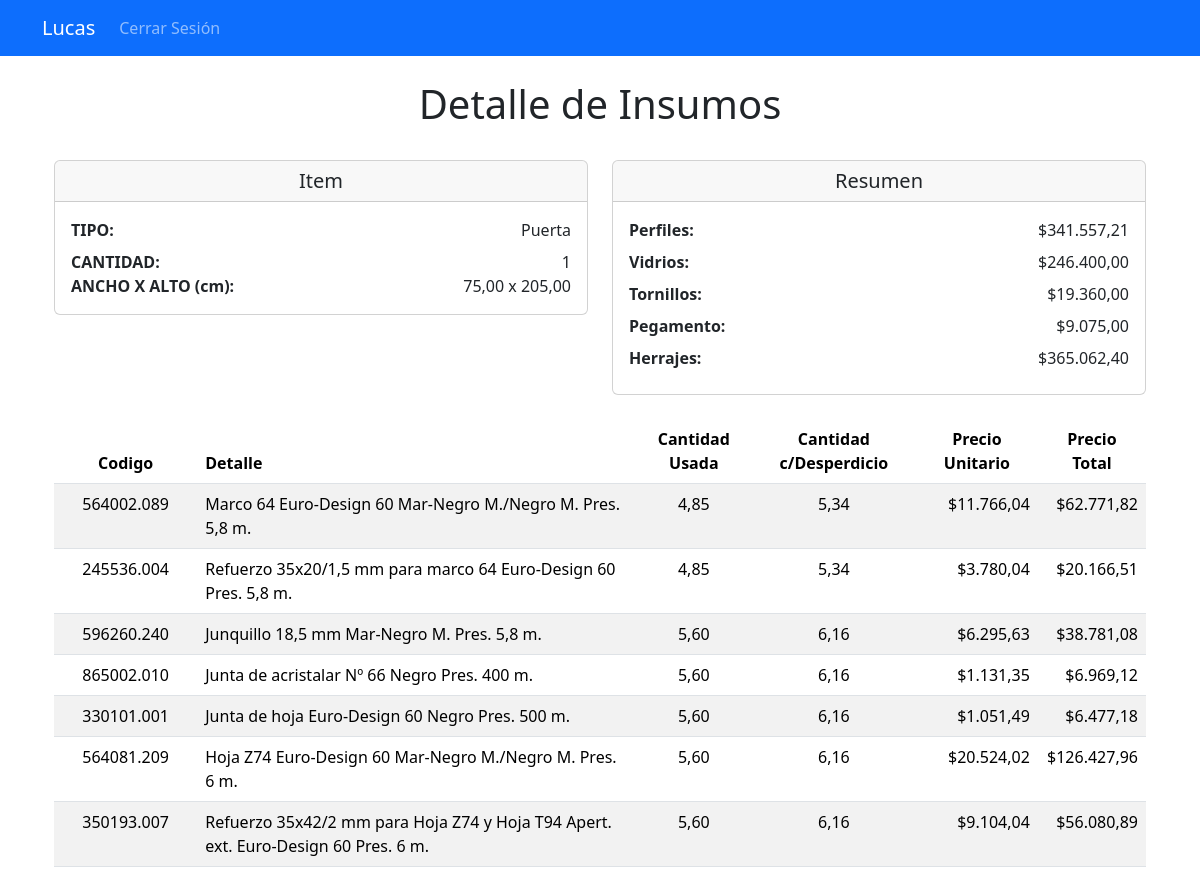
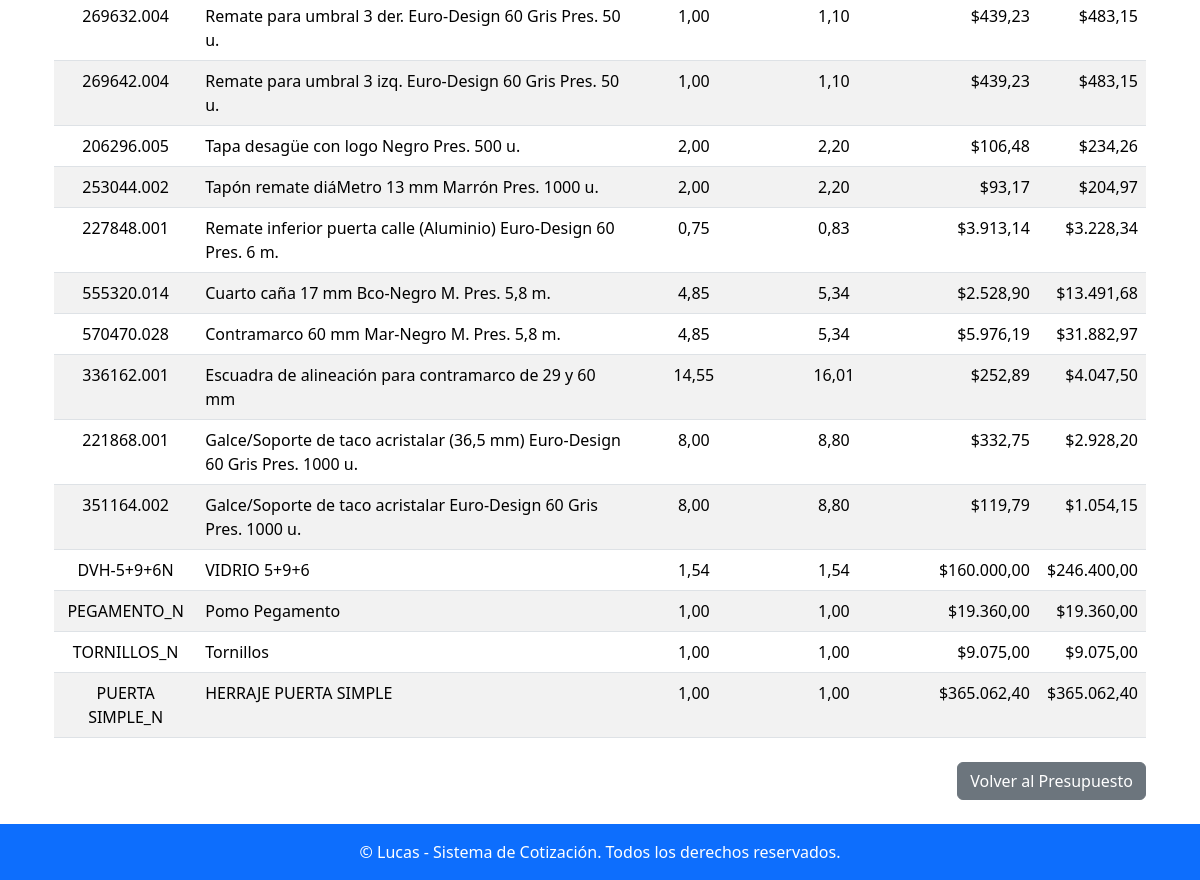
The app's page /item/62/detalle_insumos/ (signed in) with its own data (2 pictures, top to bottom).
### apps/presupuestos/models.py (models this page shows, shortened)
class Item(models.Model):
    presupuesto = models.ForeignKey(Presupuesto, related_name='items', on_delete=models.CASCADE)  # Relación con el presupuesto
    cantidad = models.PositiveIntegerField()  # Cantidad del ítem
    ancho = models.DecimalField(max_digits=10, decimal_places=2, null=True, blank=True)  # Ancho en unidades
    alto = models.DecimalField(max_digits=10, decimal_places=2, null=True, blank=True)  # Alto en unidades
    ancho_hoja = models.DecimalField(max_digits=10, decimal_places=2, null=True, blank=True)  # Ancho de hoja en unidades
    alto_lama = models.DecimalField(max_digits=10, decimal_places=2, null=True, blank=True)
    tipo = models.ForeignKey(Tipo, on_delete=models.CASCADE)  # Tipo de ítem (ventana, puerta, etc.)
    color = models.ForeignKey(Color, on_delete=models.CASCADE)  # Color del ítem
    revestimiento = models.ForeignKey(Revestimiento, on_delete=models.CASCADE)  # Tipo de revestimiento
    desperdicio = models.DecimalField(max_digits=5, decimal_places=2, default=0.0)  # Porcentaje de desperdicio

class Tipo(models.Model):
    numero = models.IntegerField(unique=True)  # Número identificador del tipo
    detalle = models.CharField(max_length=100)  # Descripción del tipo

class TipoInsumo(models.Model):
    nombre = models.CharField(max_length=50, unique=True)  # Nombre del tipo de insumo (por ejemplo, 'Material', 'Herramienta')

class Insumo(models.Model):
    codigo = models.CharField(max_length=50)  # Código único del insumo
    descripcion = models.TextField()  # Descripción del insumo
    precio = models.DecimalField(max_digits=10, decimal_places=2)  # Precio por unidad
    unidad_medida = models.CharField(max_length=50)  # Unidad de medida (por ejemplo, METRO)
    color = models.ForeignKey(Color, null=True, blank=True, on_delete=models.SET_NULL)  # Color asociado, si aplica
    formula = models.TextField()  # Fórmula para calcular la cantidad del insumo
    tipo_insumo = models.ForeignKey(TipoInsumo, on_delete=models.CASCADE, null=True, blank=True)  # Relación con TipoInsumo

### apps/presupuestos/views.py (the view)
# urls.py: path('item/<int:item_id>/detalle_insumos/', presupuestos_views.detalle_insumos, name='detalle_insumos'),
@login_required
def detalle_insumos(request, item_id):
    item = get_object_or_404(Item, id=item_id)
    detalles = (
        DetalleInsumo.objects.filter(item=item)
        .values(
            'insumo__codigo',  # Código del insumo
            'insumo__descripcion',  # Descripción del insumo
            'cantidad_usada',  # Cantidad usada
            'precio_unitario',  # Precio unitario
        )
        .annotate(
            cantidad_desperdicio=Case(
                When(insumo__tipo_insumo__id=1, then=ExpressionWrapper(
                    F('cantidad_usada') * ((F('item__desperdicio') / 100.0) + 1.0),
                    output_field=DecimalField(max_digits=10, decimal_places=2)
                )),
                default=F('cantidad_usada'),
                output_field=DecimalField(max_digits=10, decimal_places=2)
            ),
            precio_total = ExpressionWrapper(
                F('cantidad_desperdicio') * F('precio_unitario'),
                output_field=DecimalField(max_digits=10, decimal_places=2)
            )
        )
        .order_by('id')  # Orden por ID del detalle
    )
    resumen_tipo_insumo = (
        DetalleInsumo.objects.filter(item=item)
        .values('insumo__tipo_insumo__nombre')
        .annotate(total_valor=Sum('precio_total'))
        .order_by('insumo__tipo_insumo__id')
    )
    return render(request, 'detalle_insumos.html', {
        'item': item,
        'detalles': detalles,  # Incluye los detalles con cantidad_desperdicio y precio_total
        'resumen_tipo_insumo': resumen_tipo_insumo,
    })

### apps/presupuestos/templates/detalle_insumos.html (shortened to what this page needs)
{% extends 'base.html' %}
{% load humanize %}
{% block content %}
<div class="container mt-4">
    <h1 class="text-center">Detalle de Insumos</h1>
    <br>
    <div class="row">
        <div class="col-md-6">
            <div class="card">
                <div class="card-header">
                    <h5 class="text-center mb-0">Item</h5>
                </div>
                <div class="card-body">
                    <div class="row mb-2">
                        <div class="col-6 text-start fw-bold">TIPO:</div>
                        <div class="col-6 text-end">{{ item.tipo.detalle }}</div>
                    </div>
                    <div class="row">
                        <div class="col-6 text-start fw-bold">CANTIDAD:</div>
                        <div class="col-6 text-end">{{ item.cantidad }}</div>
                    </div>
                    <div class="row">
                        <div class="col-6 text-start fw-bold">ANCHO X ALTO (cm):</div>
                        <div class="col-6 text-end">{{ item.ancho }} x {{ item.alto }}</div>
                    </div>
                </div>
            </div>
        </div>
        <div class="col-md-6">
            <div class="card">
                <div class="card-header">
                    <h5 class="text-center mb-0">Resumen</h5>
                </div>
                <div class="card-body">
                    {% for resumen in resumen_tipo_insumo %}
                        <div class="row mb-2">
                            <div class="col-6 text-start fw-bold">
                                {{ resumen.insumo__tipo_insumo__nombre|default:"Sin Tipo" }}:
                            </div>
                            <div class="col-6 text-end">
                                ${{ resumen.total_valor|floatformat:2|intcomma }}
                            </div>
                        </div>
                    {% endfor %}
                </div>
            </div>
        </div>
    </div>
    <br>
    {% if detalles %}
        <table class="table table-striped">
            <thead class="thead-dark">
                <tr>
                    <th class="text-center" scope="col">Codigo</th>
                    <th class="text-align-left" scope="col">Detalle</th>
                    <th class="text-center" scope="col">Cantidad Usada</th>
                    <th class="text-center" scope="col">Cantidad c/Desperdicio</th>
                    <th class="text-center" scope="col">Precio Unitario</th>
                    <th class="text-center" scope="col">Precio Total</th>
                </tr>
            </thead>
            <tbody>
                {% for detalle in detalles %}
                <tr>
                    <td class="text-center">{{ detalle.insumo__codigo }}</td>
                    <td class="text-align-left">{{ detalle.insumo__descripcion }}</td>
                    <td class="text-center">{{ detalle.cantidad_usada }}</td>
                    <td class="text-center">{{ detalle.cantidad_desperdicio|floatformat:2 }}</td>
                    <td class="text-end">${{ detalle.precio_unitario|intcomma }}</td>
                    <td class="text-end">${{ detalle.precio_total|floatformat:2 }}</td>
                </tr>
                {% endfor %}
            </tbody>
        </table>
    {% else %}
        <p>No hay insumos asociados a este ítem.</p>
    {% endif %}
    <div class="mt-4 d-flex justify-content-end">
        <a href="{% url 'detalle_presupuesto' item.presupuesto.numero %}" class="btn btn-secondary">Volver al Presupuesto</a>
    </div>
</div>
{% endblock %}

### records on screen
Item: tipo.detalle "Puerta", cantidad "1", ancho "75,00", alto "205,00"
TipoInsumo: insumo__tipo_insumo__nombre "Perfiles", total_valor "341.557,21"
TipoInsumo: insumo__tipo_insumo__nombre "Vidrios", total_valor "246.400,00"
TipoInsumo: insumo__tipo_insumo__nombre "Pegamento", total_valor "9.075,00"
TipoInsumo: insumo__tipo_insumo__nombre "Herrajes", total_valor "365.062,40"
Insumo: insumo__codigo "564002.089", insumo__descripcion "Marco 64 Euro-Design 60 Mar-Negro M./Negro M. Pres. 5,8 m.", cantidad_usada "4,85", cantidad_desperdicio "5,34", precio_unitario "11.766,04", precio_total "62.771,82"
Insumo: insumo__codigo "596260.240", insumo__descripcion "Junquillo 18,5 mm Mar-Negro M. Pres. 5,8 m.", cantidad_usada "5,60", cantidad_desperdicio "6,16", precio_unitario "6.295,63", precio_total "38.781,08"
Insumo: insumo__codigo "564081.209", insumo__descripcion "Hoja Z74 Euro-Design 60 Mar-Negro M./Negro M. Pres. 6 m.", cantidad_usada "5,60", cantidad_desperdicio "6,16", precio_unitario "20.524,02", precio_total "126.427,96"
Insumo: insumo__codigo "206296.005", insumo__descripcion "Tapa desagüe con logo Negro Pres. 500 u.", cantidad_usada "2,00", cantidad_desperdicio "2,20", precio_unitario "106,48", precio_total "234,26"
Insumo: insumo__codigo "555320.014", insumo__descripcion "Cuarto caña 17 mm Bco-Negro M. Pres. 5,8 m.", cantidad_usada "4,85", cantidad_desperdicio "5,34", precio_unitario "2.528,90", precio_total "13.491,68"
Insumo: insumo__codigo "570470.028", insumo__descripcion "Contramarco 60 mm Mar-Negro M. Pres. 5,8 m.", cantidad_usada "4,85", cantidad_desperdicio "5,34", precio_unitario "5.976,19", precio_total "31.882,97"
Insumo: insumo__codigo "DVH-5+9+6N", insumo__descripcion "VIDRIO 5+9+6", cantidad_usada "1,54", cantidad_desperdicio "1,54", precio_unitario "160.000,00", precio_total "246.400,00"
Insumo: insumo__codigo "PEGAMENTO_N", insumo__descripcion "Pomo Pegamento", cantidad_usada "1,00", cantidad_desperdicio "1,00", precio_unitario "19.360,00", precio_total "19.360,00"
Insumo: insumo__codigo "TORNILLOS_N", insumo__descripcion "Tornillos", cantidad_usada "1,00", cantidad_desperdicio "1,00", precio_unitario "9.075,00", precio_total "9.075,00"
Insumo: insumo__codigo "PUERTA SIMPLE_N", insumo__descripcion "HERRAJE PUERTA SIMPLE", cantidad_usada "1,00", cantidad_desperdicio "1,00", precio_unitario "365.062,40", precio_total "365.062,40"

### other values on screen
{{ resumen.insumo__tipo_insumo__nombre|default:"Sin Tipo" }} "Tornillos"
{{ resumen.total_valor|floatformat:2|intcomma }} "19.360,00"
{{ detalle.insumo__codigo }} "245536.004" "865002.010" "330101.001" "350193.007" "269632.004" "269642.004" "253044.002" "227848.001" "336162.001" "221868.001" "351164.002"
{{ detalle.insumo__descripcion }} "Refuerzo 35x20/1,5 mm para marco 64 Euro-Design 60 Pres. 5,8 m." "Junta de acristalar Nº 66 Negro Pres. 400 m." "Junta de hoja Euro-Design 60 Negro Pres. 500 m." "Refuerzo 35x42/2 mm para Hoja Z74 y Hoja T94 Apert. ext. Euro-Design 60 Pres. 6 m." "Remate para umbral 3 der. Euro-Design 60 Gris Pres. 50 u." "Remate para umbral 3 izq. Euro-Design 60 Gris Pres. 50 u." "Tapón remate diáMetro 13 mm Marrón Pres. 1000 u." "Remate inferior puerta calle (Aluminio) Euro-Design 60 Pres. 6 m." "Escuadra de alineación para contramarco de 29 y 60 mm" "Galce/Soporte de taco acristalar (36,5 mm) Euro-Design 60 Gris Pres. 1000 u." "Galce/Soporte de taco acristalar Euro-Design 60 Gris Pres. 1000 u."
{{ detalle.cantidad_usada }} "4,85" "5,60" "5,60" "5,60" "1,00" "1,00" "2,00" "0,75" "14,55" "8,00" "8,00"
{{ detalle.cantidad_desperdicio|floatformat:2 }} "5,34" "6,16" "6,16" "6,16" "1,10" "1,10" "2,20" "0,83" "16,01" "8,80" "8,80"
{{ detalle.precio_unitario|intcomma }} "3.780,04" "1.131,35" "1.051,49" "9.104,04" "439,23" "439,23" "93,17" "3.913,14" "252,89" "332,75" "119,79"
{{ detalle.precio_total|floatformat:2 }} "20.166,51" "6.969,12" "6.477,18" "56.080,89" "483,15" "483,15" "204,97" "3.228,34" "4.047,50" "2.928,20" "1.054,15"
